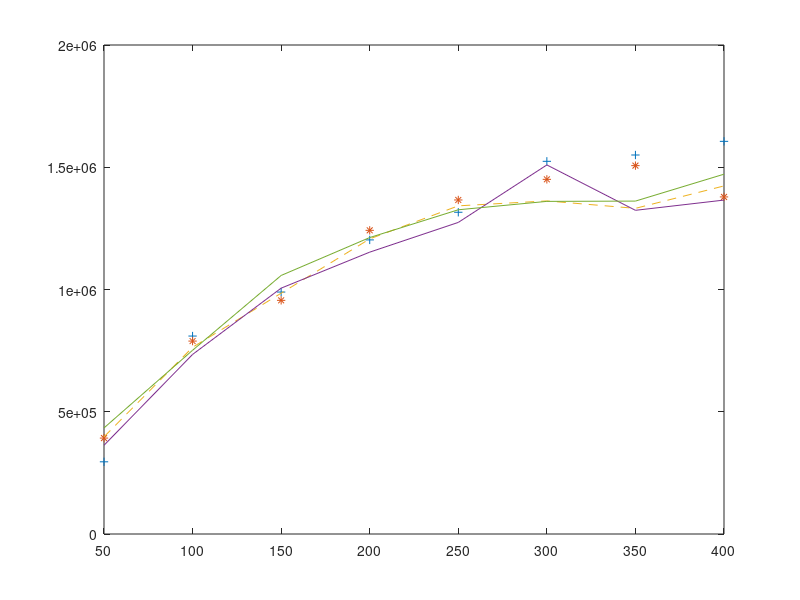

Recreate this plot in MATLAB.
x=[50 100 150 200 250 300 350 400];
y1=[295294.117647059,809629.629629630,989583.333333333,1202857.14285714,1315925.92592593,1524264.70588235,1550116.27906977,1605955.55555556];
y2=[392307.692307692,789032.258064516,955625,1242000,1366200,1450534.35114504,1506666.66666667,1378634.53815261];
y3=[397333.333333333,763571.428571429,984800,1207042.25352113,1342156.86274510,1362307.69230769,1331917.09844560,1423643.72469636];
y4=[362857.142857143,734375,1005531.91489362,1152800,1274385.96491228,1509473.68421053,1323877.55102041,1365758.75486381];
y5=[433846.153846154,751428.571428572,1057446.80851064,1212463.76811594,1326078.43137255,1360419.58041958,1361592.03980100,1471637.93103448];
plot(x,y1,'+',x,y2,'*',x,y3,'--',x,y4,x,y5);
